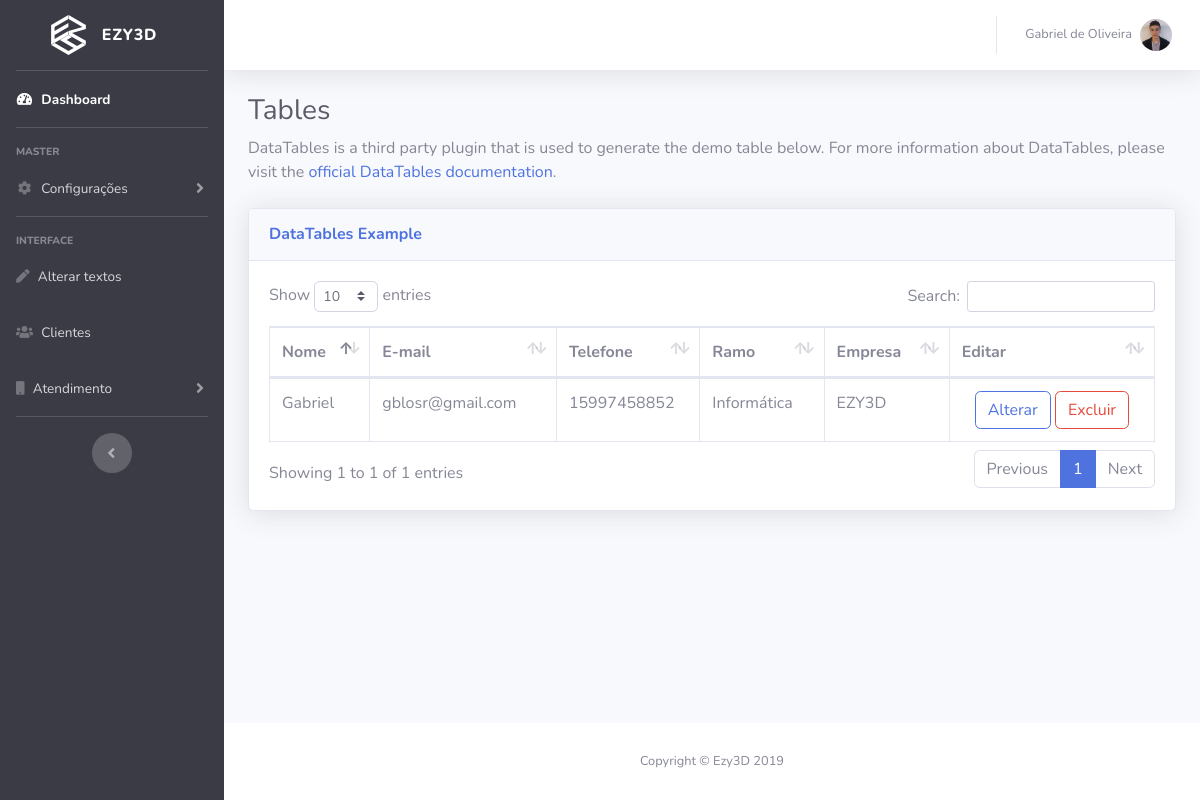
The page /public_html/dashboard/clientes.php (signed in) on the database as committed earlier.
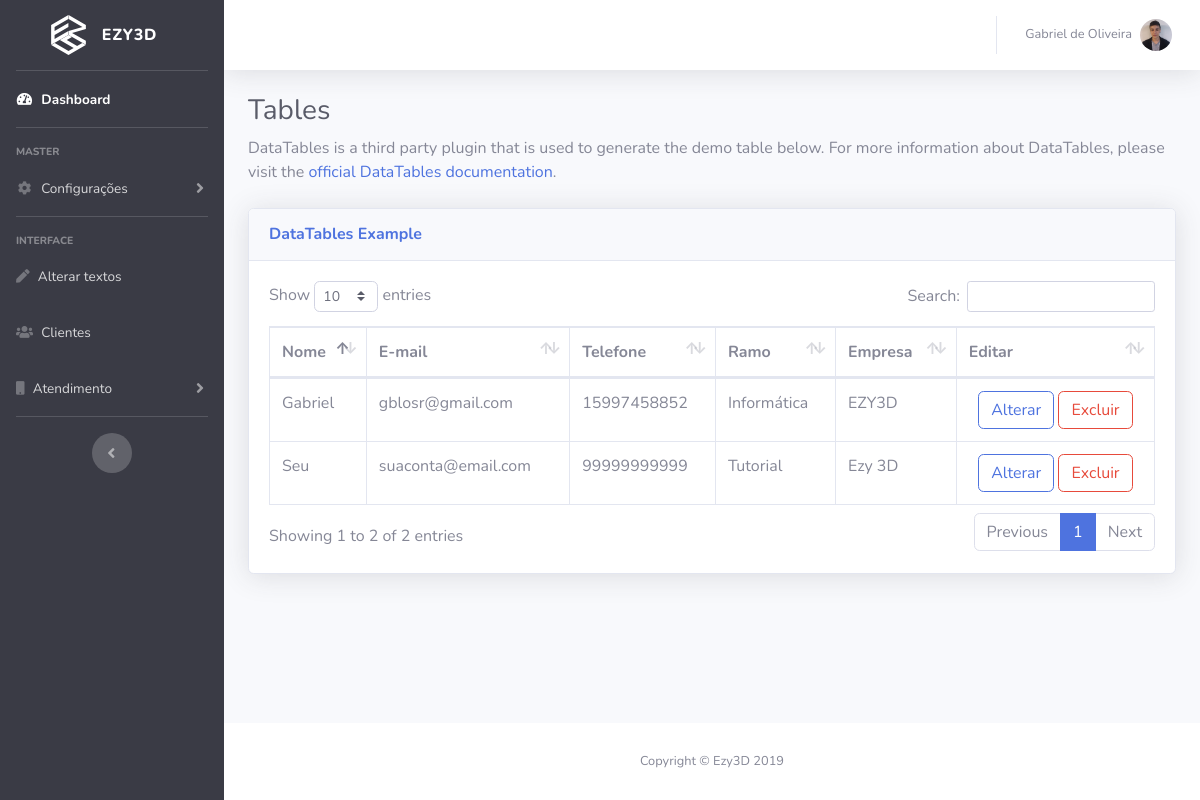
The same page on the database as committed later.
### tables this page shows
CREATE TABLE IF NOT EXISTS `cliente` (
  `idcliente` int(11) NOT NULL AUTO_INCREMENT,
  `nome` varchar(30) NOT NULL,
  `sobrenome` varchar(50) NOT NULL,
  `email` varchar(50) NOT NULL,
  `senha` varchar(40) NOT NULL,
  `telefone` char(11) NOT NULL,
  `pais` varchar(30) NOT NULL,
  `ramo` varchar(20) DEFAULT NULL,
  `empresa` varchar(20) DEFAULT NULL,
  PRIMARY KEY (`idcliente`)
);

### public_html/Classes/Conexao.php (called while the page is built, shortened)
<?php
class Conexao
{
    private $usuario;
    private $senha;
    private $bd;
    private $conexao;
    public function __construct()
    {
        $this->usuario = "root";
        $this->senha = "";
        $this->bd = "batata";
        $this->servidor = "localhost";
    }
    public function conectar()
    {
        $this->conexao = new PDO(
            "mysql:host=$this->servidor;dbname=$this->bd",
            $this->usuario,
            $this->senha,
            array(PDO::MYSQL_ATTR_INIT_COMMAND => "SET NAMES utf8")
        );
    }
    public function executarFetchAll($sql, $valores)
    {
        $comando = $this->conexao->prepare($sql);
        $comando->execute();
        return $comando->fetchAll();
    }
}

### public_html/Classes/Crud.php (called while the page is built, shortened)
<?php
require_once "Conexao.php";
class Crud extends Conexao
{
    public function consultar($coluna, $tabela, $restricao, $valores)
    {
        $sql = "SELECT DISTINCT $coluna FROM $tabela $restricao";
        return parent::executarFetchAll($sql, $valores);
    }
}

### public_html/dashboard/clientes.php (the view, shortened to what this page needs)
<!DOCTYPE html>
<html lang="en">
<head>
  <link href="vendor/fontawesome-free/css/all.min.css" rel="stylesheet" type="text/css">
</head>
<body id="page-top">
  <div id="wrapper">
    <?php
    include "menu.php";
    ?>
    <div class="container-fluid">
      <h1 class="h3 mb-2 text-gray-800">Tables</h1>
      <p class="mb-4">DataTables is a third party plugin that is used to generate the demo table below. For more information about DataTables, please visit the <a target="_blank" href="https://datatables.net">official DataTables documentation</a>.</p>
      <div class="card shadow mb-4">
        <div class="card-header py-3">
          <h6 class="m-0 font-weight-bold text-primary">DataTables Example</h6>
        </div>
        <div class="card-body">
          <div class="table-responsive">
            <table class="table table-bordered" id="dataTable" width="100%" cellspacing="0">
              <thead>
                <tr>
                  <th>Nome</th>
                  <th>E-mail</th>
                  <th>Telefone</th>
                  <th>Ramo</th>
                  <th>Empresa</th>
                  <?php if ($permissao == "@571824") { ?>
                    <th>Editar</th>
                  <?php } ?>
                </tr>
              </thead>
              <tbody>
                <?php
                require_once "../Classes/Conexao.php";
                $obj = new Usuario();
                $registro = $obj->consultar("*", "cliente", null, null);
                foreach ($registro as $cliente) { ?>
                  <tr>
                    <td><?= $cliente['nome'] ?></td>
                    <td><?= $cliente['email'] ?></td>
                    <td><?= $cliente['telefone'] ?></td>
                    <td><?= $cliente['ramo'] ?></td>
                    <td><?= $cliente['empresa'] ?></td>
                    <?php if ($permissao == "@571824") { ?>
                      <td class="text-center">
                        <a class="btn btn-outline-primary" id="btn-alterar" href="javascript:consultarCliente(<?= $cliente['idcliente'] ?>, 'consultar')">Alterar</a>
                        <a class="btn btn-outline-danger" onclick="return confirmar()" href="javascript:excluirCliente(<?= $cliente['idcliente'] ?>, 'excluir')">Excluir</a>
                      </td>
                    <?php } ?>
                  </tr>
                <?php } ?>
              </tbody>
            </table>
          </div>
        </div>
      </div>
    </div>
  </div>
  <?php
  include_once "rodape.php";
  ?>
</body>
</html>

Rows that differ between the two databases and show on the page:
added cliente: nome "Seu", email "suaconta@email.com", telefone "99999999999", ramo "Tutorial", empresa "Ezy 3D"
Other text that changed with them:
text written by a page script: "Show entries Search: Showing 1 to 1 of 1 entries Previous 1 Next" → "Show entries Search: Showing 1 to 2 of 2 entries Previous 1 Next"
